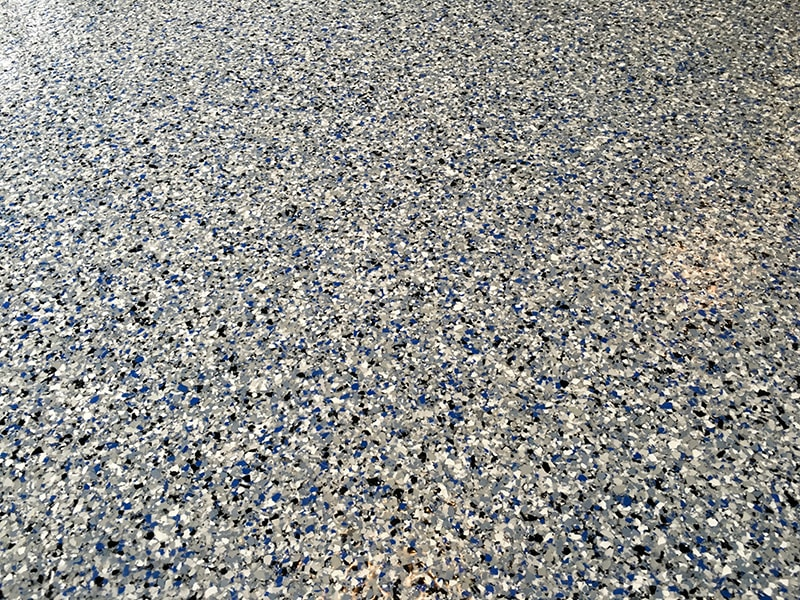
#> input picture test_tool/floors/patterns/101.jpg, 800 x 600 px, found by its file name; its folder holds 4 pictures in this run
$ python resize.py
#> lines starting #> are read from the running program, lines starting #| are printed output that depends on the picture
import os
import cv2
import numpy as np

path = 'patterns/'
save = 'resized_patterns/'

images = []
for file in sorted(os.listdir(path)):
    images.append(file)
#> pass 2 of the loop `for file in sorted(os.listdir(path)):`:

for i in range(0, len(images)):
	if len(images[i].split('_')) > 1:
		print(images[i])
		img = cv2.imread(path+images[i],0)
		img = cv2.resize(img, (640,640))
		cv2.imwrite(save + images[i], img)
	else:
		img = cv2.imread(path+images[i])
#> img is the input picture: shape (600, 800, 3); mean B, G, R 141.5, 144.9, 144.5
		img = cv2.resize(img, (640,640))
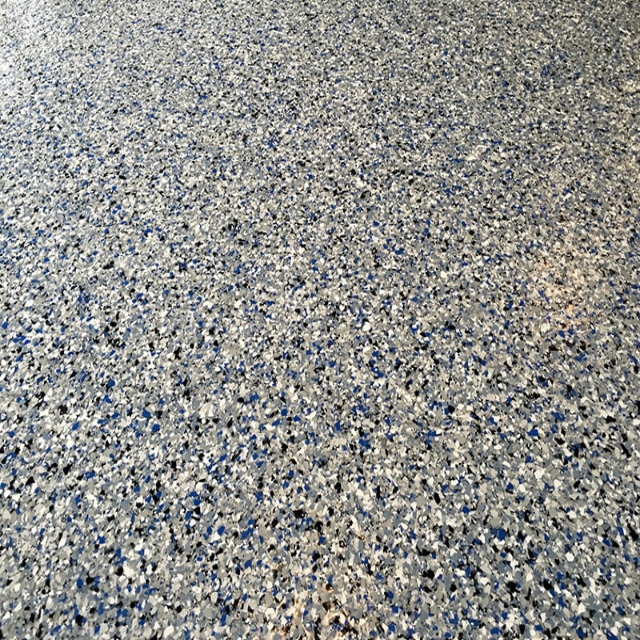
#> img: shape (640, 640, 3); mean B, G, R 141.4, 144.8, 144.4
		cv2.imwrite(save + images[i], img)
#> pass 2 of the loop `for i in range(0, len(images)):`:
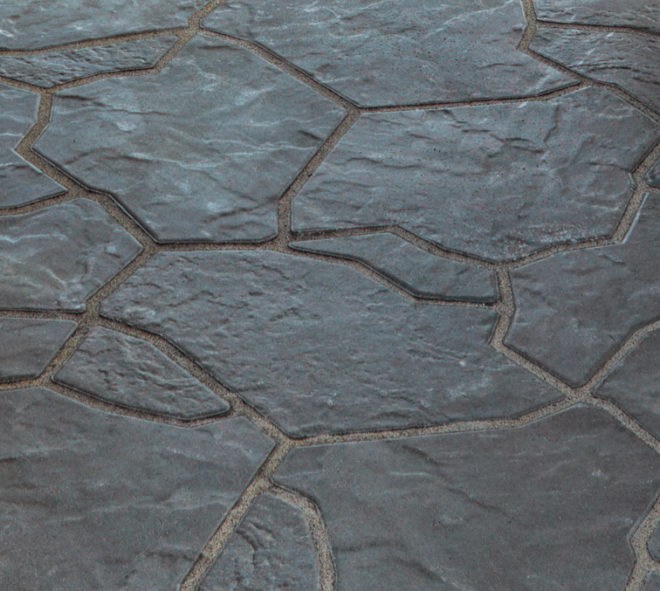
#> input picture test_tool/floors/patterns/109.jpg, 660 x 591 px, found by its file name
#> img is the input picture: shape (591, 660, 3); mean B, G, R 109, 105, 99.2
#> `img = cv2.resize(img, (640,640))`:
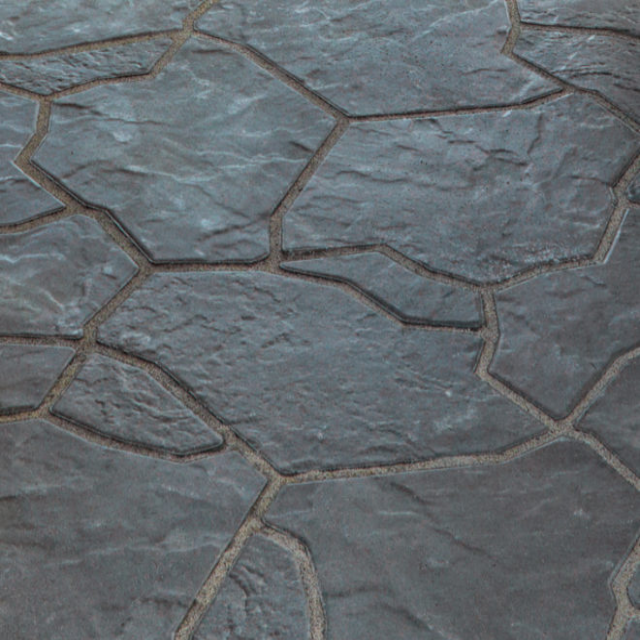
#> img: shape (640, 640, 3); mean B, G, R 108.9, 104.8, 99.1
